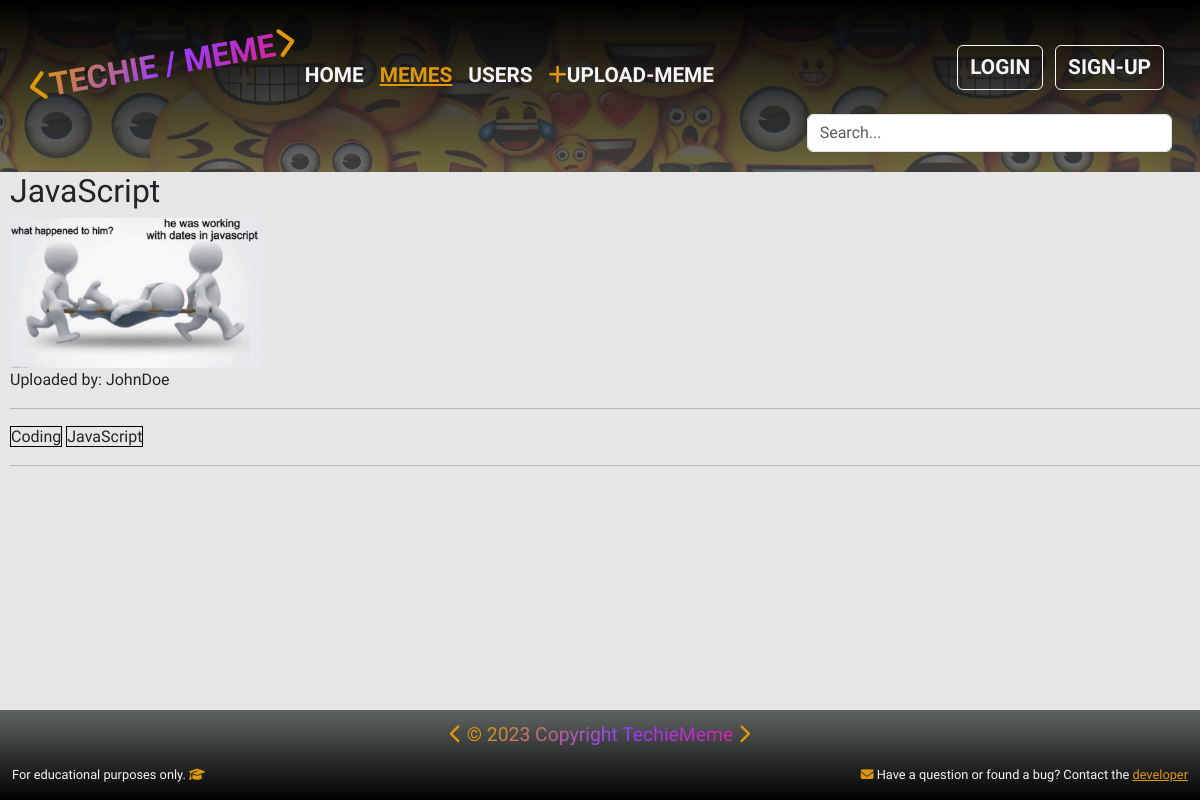
Before: /meme/a3b49970-55be-4c74-a36e-6c69b4d9be8c/ with the older database file.
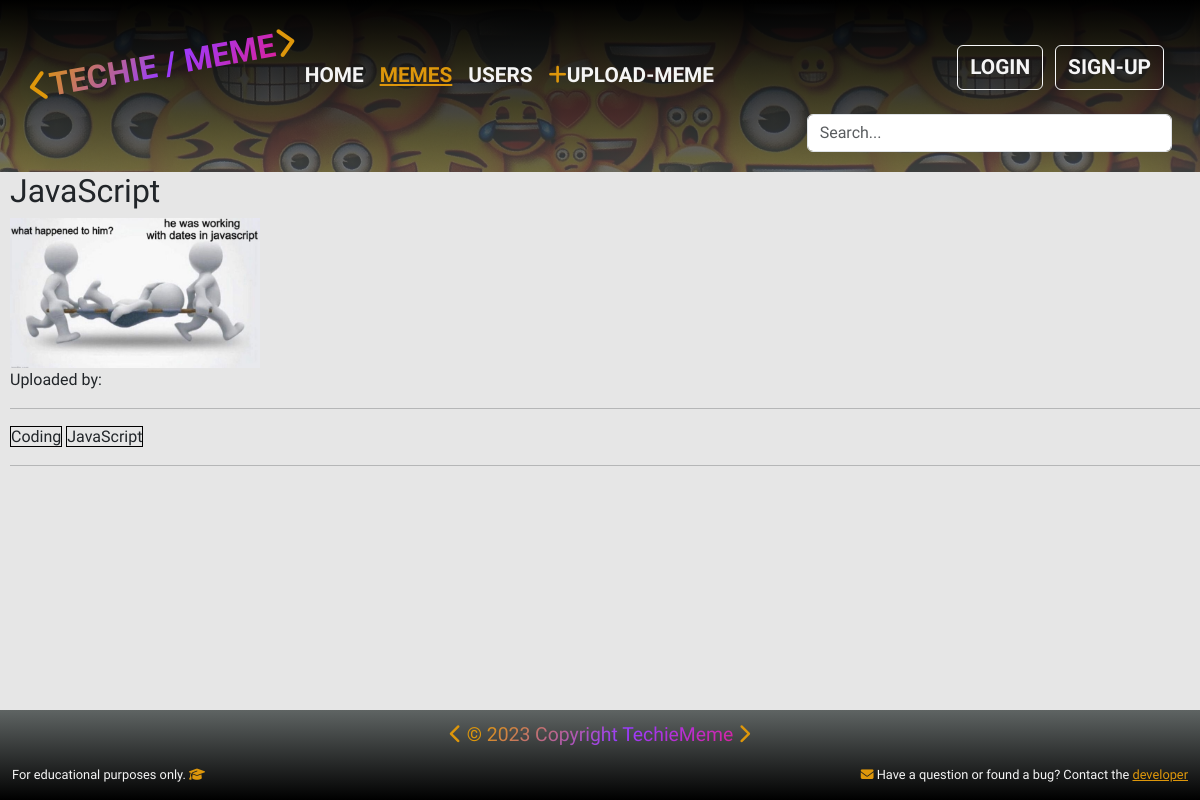
After: the same page with the newer database file.
### memes/models.py (models this page shows)
class Meme(models.Model):
    uploader = models.ForeignKey(
        UserProfile, on_delete=models.SET_NULL, null=True, blank=True)
    title = models.CharField(max_length=100)
    meme_img = models.ImageField(upload_to='memes/',
                                 default='memes/default.webp')
    tags = models.ManyToManyField('Tag', blank=True)
    smiley_face = models.IntegerField(default=0, null=True, blank=True)
    sad_face = models.IntegerField(default=0, null=True, blank=True)
    created = models.DateTimeField(auto_now_add=True)
    id = models.UUIDField(
        default=uuid.uuid4, unique=True, primary_key=True, editable=False)
    def __str__(self):
        return self.title

### users/models.py (models this page shows, shortened)
class UserProfile(models.Model):
    user = models.OneToOneField(User, on_delete=models.CASCADE, null=True,
                                blank=True,)
    username = models.CharField(max_length=50, null=True, blank=True)
    first_name = models.CharField(max_length=50, null=True, blank=True)
    last_name = models.CharField(max_length=50, null=True, blank=True)
    location = models.CharField(max_length=100, null=True, blank=True)
    email = models.EmailField(max_length=100, null=True, blank=True)
    bio = models.TextField(null=True, blank=True)
    user_img = models.ImageField(null=True, blank=True, upload_to='users/',
                                 default='users/default_user.webp')
    social_github = models.CharField(max_length=200, null=True, blank=True)
    social_linkedin = models.CharField(max_length=200, null=True, blank=True)
    social_facebook = models.CharField(max_length=200, null=True, blank=True)
    social_youtube = models.CharField(max_length=200, null=True, blank=True)
    social_website = models.CharField(max_length=200, null=True, blank=True)
    created = models.DateTimeField(auto_now_add=True)
    id = models.UUIDField(primary_key=True, default=uuid.uuid4, editable=False)
    memes_uploaded = models.IntegerField(default=0)

### memes/views.py (the view)
# urls.py: path('meme/<str:pk>/', views.meme, name='meme'),
def meme(request, pk):
    memeObj = Meme.objects.get(id=pk)
    print('memeObj:', memeObj)
    context = {"meme": memeObj}
    return render(request, "memes/single-meme.html", context)

### memes/models.py (called while the page is built)
    def __str__(self):
        return self.name

### memes/templates/memes/single-meme.html
{% extends 'main.html' %}
{% load static %}
{% block content %}
    <div style="margin-left: 10px">
    <h2>{{ meme.title }}</h2>
    <img style="max-width: 250px;" src="{{meme.meme_img.url}}" alt="Meme"/>
    <br>
    <p>Uploaded by: {{ meme.uploader.username }}</p>
    <hr>
    {% for tag in meme.tags.all %}
        <span style="border: 1px solid black">{{ tag }}</span>
    {% endfor %}
    <hr>
</div>
{% endblock content %}

Changed rows visible on the page:
changed Meme "JavaScript": uploader.username "JohnDoe" → (not shown)
